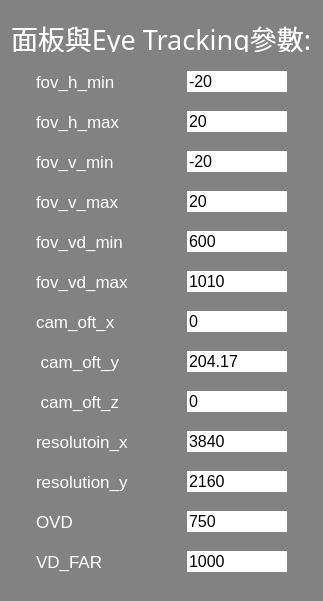
        <widget class="QGroupBox" name="verticalGroupBox_2">
         <property name="geometry">
          <rect>
           <x>240</x>
           <y>30</y>
           <width>301</width>
           <height>601</height>
          </rect>
         </property>
         <property name="styleSheet">
          <string notr="true">color: rgb(255, 255, 255);
background-color: rgb(130, 130, 130);
border-radius: 20px solid gray;</string>
         </property>
         <layout class="QVBoxLayout" name="verticalLayout_2">
          <item>
           <widget class="QLabel" name="label_15">
            <property name="maximumSize">
             <size>
              <width>16777215</width>
              <height>28</height>
             </size>
            </property>
            <property name="font">
             <font>
              <family>Poor Richard</family>
              <pointsize>20</pointsize>
             </font>
            </property>
            <property name="text">
             <string>面板與Eye Tracking參數:</string>
            </property>
           </widget>
          </item>
          <item>
           <layout class="QHBoxLayout" name="horizontalLayout_4">
            <item>
             <widget class="QLabel" name="label_3">
              <property name="maximumSize">
               <size>
                <width>120</width>
                <height>16777215</height>
               </size>
              </property>
              <property name="font">
               <font>
                <pointsize>13</pointsize>
               </font>
              </property>
              <property name="text">
               <string>fov_h_min</string>
              </property>
             </widget>
            </item>
            <item>
             <widget class="QLineEdit" name="h_min">
              <property name="maximumSize">
               <size>
                <width>100</width>
                <height>16777215</height>
               </size>
              </property>
              <property name="font">
               <font>
                <pointsize>12</pointsize>
               </font>
              </property>
              <property name="layoutDirection">
               <enum>Qt::RightToLeft</enum>
              </property>
              <property name="styleSheet">
               <string notr="true">background-color: rgb(255, 255, 255);
color: rgb(0, 0, 0);</string>
              </property>
              <property name="text">
               <string>-20</string>
              </property>
             </widget>
            </item>
           </layout>
          </item>
          <item>
           <layout class="QHBoxLayout" name="horizontalLayout_5">
            <item>
             <widget class="QLabel" name="label_4">
              <property name="maximumSize">
               <size>
                <width>120</width>
                <height>16777215</height>
               </size>
              </property>
              <property name="font">
               <font>
                <pointsize>13</pointsize>
               </font>
              </property>
              <property name="text">
               <string>fov_h_max</string>
              </property>
             </widget>
            </item>
            <item>
             <widget class="QLineEdit" name="h_max">
              <property name="maximumSize">
               <size>
                <width>100</width>
                <height>16777215</height>
               </size>
              </property>
              <property name="font">
               <font>
                <pointsize>12</pointsize>
               </font>
              </property>
              <property name="styleSheet">
               <string notr="true">background-color: rgb(255, 255, 255);
color: rgb(0, 0, 0);</string>
              </property>
              <property name="text">
               <string>20</string>
              </property>
             </widget>
            </item>
           </layout>
          </item>
          <item>
           <layout class="QHBoxLayout" name="horizontalLayout_6">
            <item>
             <widget class="QLabel" name="label_5">
              <property name="maximumSize">
               <size>
                <width>120</width>
                <height>16777215</height>
               </size>
              </property>
              <property name="font">
               <font>
                <pointsize>13</pointsize>
               </font>
              </property>
              <property name="text">
               <string>fov_v_min</string>
              </property>
             </widget>
            </item>
            <item>
             <widget class="QLineEdit" name="v_min">
              <property name="maximumSize">
               <size>
                <width>100</width>
                <height>16777215</height>
               </size>
              </property>
              <property name="font">
               <font>
                <pointsize>12</pointsize>
               </font>
              </property>
              <property name="styleSheet">
               <string notr="true">background-color: rgb(255, 255, 255);
color: rgb(0, 0, 0);</string>
              </property>
              <property name="text">
               <string>-20</string>
              </property>
             </widget>
            </item>
           </layout>
          </item>
          <item>
           <layout class="QHBoxLayout" name="horizontalLayout_7">
            <item>
             <widget class="QLabel" name="label_6">
              <property name="maximumSize">
               <size>
                <width>120</width>
                <height>16777215</height>
               </size>
              </property>
              <property name="font">
               <font>
                <pointsize>13</pointsize>
               </font>
              </property>
              <property name="text">
               <string>fov_v_max</string>
              </property>
             </widget>
            </item>
            <item>
             <widget class="QLineEdit" name="v_max">
              <property name="maximumSize">
               <size>
                <width>100</width>
                <height>16777215</height>
               </size>
              </property>
              <property name="font">
               <font>
                <pointsize>12</pointsize>
               </font>
              </property>
              <property name="styleSheet">
               <string notr="true">background-color: rgb(255, 255, 255);
color: rgb(0, 0, 0);</string>
              </property>
              <property name="text">
               <string>20</string>
              </property>
             </widget>
            </item>
           </layout>
          </item>
          <item>
           <layout class="QHBoxLayout" name="horizontalLayout_8">
            <item>
             <widget class="QLabel" name="label_7">
              <property name="maximumSize">
               <size>
                <width>120</width>
                <height>16777215</height>
               </size>
              </property>
              <property name="font">
               <font>
                <pointsize>13</pointsize>
               </font>
              </property>
              <property name="text">
               <string>fov_vd_min</string>
              </property>
             </widget>
            </item>
            <item>
             <widget class="QLineEdit" name="vd_min">
              <property name="maximumSize">
               <size>
                <width>100</width>
                <height>16777215</height>
               </size>
              </property>
              <property name="font">
               <font>
                <pointsize>12</pointsize>
               </font>
              </property>
              <property name="styleSheet">
               <string notr="true">background-color: rgb(255, 255, 255);
color: rgb(0, 0, 0);</string>
              </property>
              <property name="text">
               <string>600</string>
              </property>
             </widget>
            </item>
           </layout>
          </item>
          <item>
           <layout class="QHBoxLayout" name="horizontalLayout_9">
            <item>
             <widget class="QLabel" name="label_8">
              <property name="maximumSize">
               <size>
                <width>120</width>
                <height>16777215</height>
               </size>
              </property>
              <property name="font">
               <font>
                <pointsize>13</pointsize>
               </font>
              </property>
              <property name="text">
               <string>fov_vd_max</string>
              </property>
             </widget>
            </item>
            <item>
             <widget class="QLineEdit" name="vd_max">
              <property name="maximumSize">
               <size>
                <width>100</width>
                <height>16777215</height>
               </size>
              </property>
              <property name="font">
               <font>
                <pointsize>12</pointsize>
               </font>
              </property>
              <property name="styleSheet">
               <string notr="true">background-color: rgb(255, 255, 255);
color: rgb(0, 0, 0);</string>
              </property>
              <property name="text">
               <string>1010</string>
              </property>
             </widget>
            </item>
           </layout>
          </item>
          <item>
           <layout class="QHBoxLayout" name="horizontalLayout_10">
            <item>
             <widget class="QLabel" name="label_9">
              <property name="maximumSize">
               <size>
                <width>120</width>
                <height>16777215</height>
               </size>
              </property>
              <property name="font">
               <font>
                <pointsize>13</pointsize>
               </font>
              </property>
              <property name="text">
               <string>cam_oft_x</string>
              </property>
             </widget>
            </item>
            <item>
             <widget class="QLineEdit" name="cam_x">
              <property name="maximumSize">
               <size>
                <width>100</width>
                <height>16777215</height>
               </size>
              </property>
              <property name="font">
               <font>
                <pointsize>12</pointsize>
               </font>
              </property>
              <property name="styleSheet">
               <string notr="true">background-color: rgb(255, 255, 255);
color: rgb(0, 0, 0);</string>
              </property>
              <property name="text">
               <string>0</string>
              </property>
             </widget>
            </item>
           </layout>
          </item>
          <item>
           <layout class="QHBoxLayout" name="horizontalLayout_11">
            <item>
             <widget class="QLabel" name="label_10">
              <property name="minimumSize">
               <size>
                <width>100</width>
                <height>0</height>
               </size>
              </property>
              <property name="maximumSize">
               <size>
                <width>120</width>
                <height>16777215</height>
               </size>
              </property>
              <property name="font">
               <font>
                <pointsize>13</pointsize>
               </font>
              </property>
              <property name="text">
               <string> cam_oft_y</string>
              </property>
             </widget>
            </item>
            <item>
             <widget class="QLineEdit" name="cam_y">
              <property name="maximumSize">
               <size>
                <width>100</width>
                <height>16777215</height>
               </size>
              </property>
              <property name="font">
               <font>
                <pointsize>12</pointsize>
               </font>
              </property>
              <property name="styleSheet">
               <string notr="true">background-color: rgb(255, 255, 255);
color: rgb(0, 0, 0);</string>
              </property>
              <property name="text">
               <string>204.17</string>
              </property>
             </widget>
            </item>
           </layout>
          </item>
          <item>
           <layout class="QHBoxLayout" name="horizontalLayout_12">
            <item>
             <widget class="QLabel" name="label_11">
              <property name="minimumSize">
               <size>
                <width>120</width>
                <height>0</height>
               </size>
              </property>
              <property name="maximumSize">
               <size>
                <width>120</width>
                <height>16777215</height>
               </size>
              </property>
              <property name="font">
               <font>
                <pointsize>13</pointsize>
               </font>
              </property>
              <property name="text">
               <string> cam_oft_z </string>
              </property>
             </widget>
            </item>
            <item>
             <widget class="QLineEdit" name="cam_z">
              <property name="maximumSize">
               <size>
                <width>100</width>
                <height>16777215</height>
               </size>
              </property>
              <property name="font">
               <font>
                <pointsize>12</pointsize>
               </font>
              </property>
              <property name="styleSheet">
               <string notr="true">background-color: rgb(255, 255, 255);
color: rgb(0, 0, 0);</string>
              </property>
              <property name="text">
               <string>0</string>
              </property>
             </widget>
            </item>
           </layout>
          </item>
          <item>
           <layout class="QHBoxLayout" name="horizontalLayout_13">
            <item>
             <widget class="QLabel" name="label_12">
              <property name="minimumSize">
               <size>
                <width>1</width>
                <height>0</height>
               </size>
              </property>
              <property name="maximumSize">
               <size>
                <width>120</width>
                <height>16777215</height>
               </size>
              </property>
              <property name="font">
               <font>
                <pointsize>13</pointsize>
               </font>
              </property>
              <property name="text">
               <string>resolutoin_x</string>
              </property>
             </widget>
            </item>
            <item>
             <widget class="QLineEdit" name="rsl_x">
              <property name="maximumSize">
               <size>
                <width>100</width>
                <height>16777215</height>
               </size>
              </property>
              <property name="font">
               <font>
                <pointsize>12</pointsize>
               </font>
              </property>
              <property name="styleSheet">
               <string notr="true">background-color: rgb(255, 255, 255);
color: rgb(0, 0, 0);</string>
              </property>
              <property name="text">
               <string>3840</string>
              </property>
             </widget>
            </item>
           </layout>
          </item>
          <item>
           <layout class="QHBoxLayout" name="horizontalLayout_14">
            <item>
             <widget class="QLabel" name="label_13">
              <property name="maximumSize">
               <size>
                <width>120</width>
                <height>16777215</height>
               </size>
              </property>
              <property name="font">
               <font>
                <pointsize>13</pointsize>
               </font>
              </property>
              <property name="text">
               <string>resolution_y</string>
              </property>
             </widget>
            </item>
            <item>
             <widget class="QLineEdit" name="rsl_y">
              <property name="maximumSize">
               <size>
                <width>100</width>
                <height>16777215</height>
               </size>
              </property>
              <property name="font">
               <font>
                <pointsize>12</pointsize>
               </font>
              </property>
              <property name="styleSheet">
               <string notr="true">background-color: rgb(255, 255, 255);
color: rgb(0, 0, 0);</string>
              </property>
              <property name="text">
               <string>2160</string>
              </property>
             </widget>
            </item>
           </layout>
          </item>
          <item>
           <layout class="QHBoxLayout" name="horizontalLayout_15">
            <item>
             <widget class="QLabel" name="label_14">
              <property name="maximumSize">
               <size>
                <width>120</width>
                <height>16777215</height>
               </size>
              </property>
              <property name="font">
               <font>
                <pointsize>13</pointsize>
               </font>
              </property>
              <property name="text">
               <string>OVD</string>
              </property>
             </widget>
            </item>
            <item>
             <widget class="QLineEdit" name="ovd">
              <property name="maximumSize">
               <size>
                <width>100</width>
                <height>16777215</height>
               </size>
              </property>
              <property name="font">
               <font>
                <pointsize>12</pointsize>
               </font>
              </property>
              <property name="styleSheet">
               <string notr="true">background-color: rgb(255, 255, 255);
color: rgb(0, 0, 0);</string>
              </property>
              <property name="text">
               <string>750</string>
              </property>
             </widget>
            </item>
           </layout>
          </item>
          <item>
           <layout class="QHBoxLayout" name="horizontalLayout_23">
            <item>
             <widget class="QLabel" name="label_24">
              <property name="maximumSize">
               <size>
                <width>120</width>
                <height>16777215</height>
               </size>
              </property>
              <property name="font">
               <font>
                <pointsize>13</pointsize>
               </font>
              </property>
              <property name="text">
               <string>VD_FAR</string>
              </property>
             </widget>
            </item>
            <item>
             <widget class="QLineEdit" name="vd_far">
              <property name="maximumSize">
               <size>
                <width>100</width>
                <height>16777215</height>
               </size>
              </property>
              <property name="font">
               <font>
                <pointsize>12</pointsize>
               </font>
              </property>
              <property name="styleSheet">
               <string notr="true">background-color: rgb(255, 255, 255);
color: rgb(0, 0, 0);</string>
              </property>
              <property name="text">
               <string>1000</string>
              </property>
             </widget>
            </item>
           </layout>
          </item>
         </layout>
        </widget>
